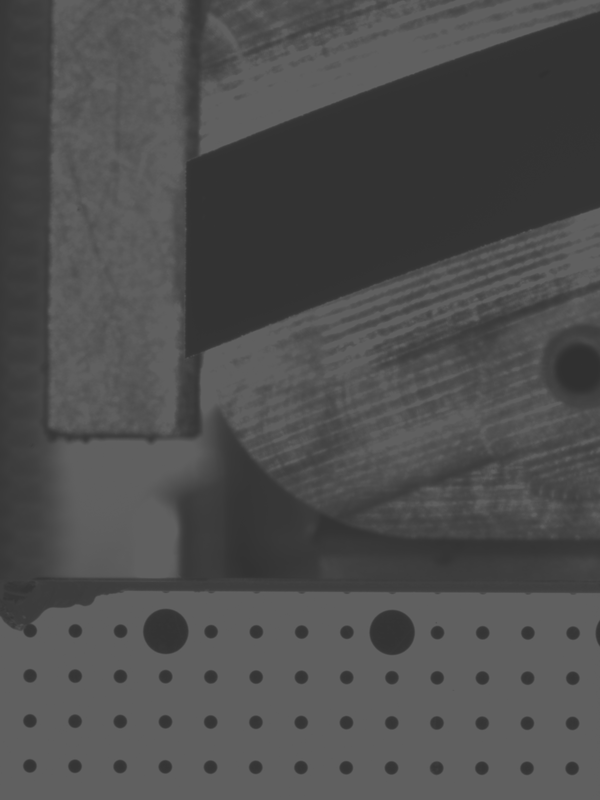
#> input picture Backend/342165_20161020-205235_L.tif, 600 x 800 px
$ python diff_images_V2.py
#> lines starting #> are read from the running program, lines starting #| are printed output that depends on the picture
# -*- coding: utf-8 -*-
"""
Created on Sat Feb  9 14:30:02 2019

@author: David & Jasper
"""

import matplotlib.pyplot as plt
import matplotlib.image as mpimg
import numpy as np

left_pre=mpimg.imread('342165_20161020-205235_L.tif').astype(float)
#> left_pre: shape (800, 600) float64; min 12372, max 25046, mean 20096.8
left_pre= np.divide(left_pre, np.max(left_pre))
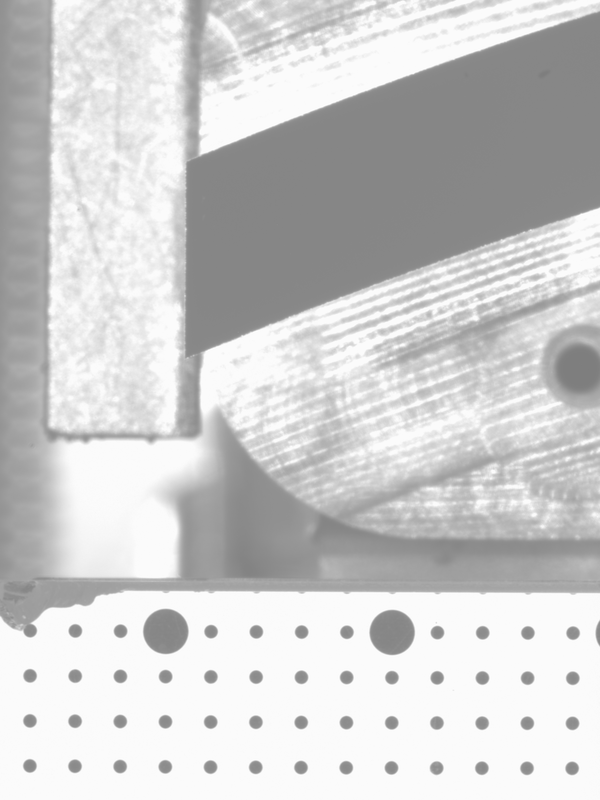
#> left_pre: shape (800, 600) float64; min 0.494, max 1, mean 0.802

left_post=mpimg.imread('342165_20161020-205603_L.tif').astype(float)
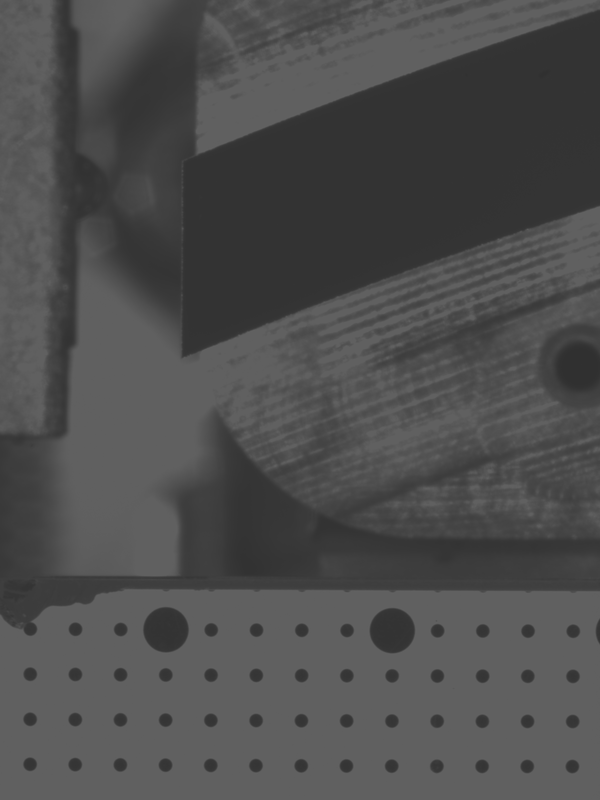
#> input picture Backend/342165_20161020-205603_L.tif, 600 x 800 px
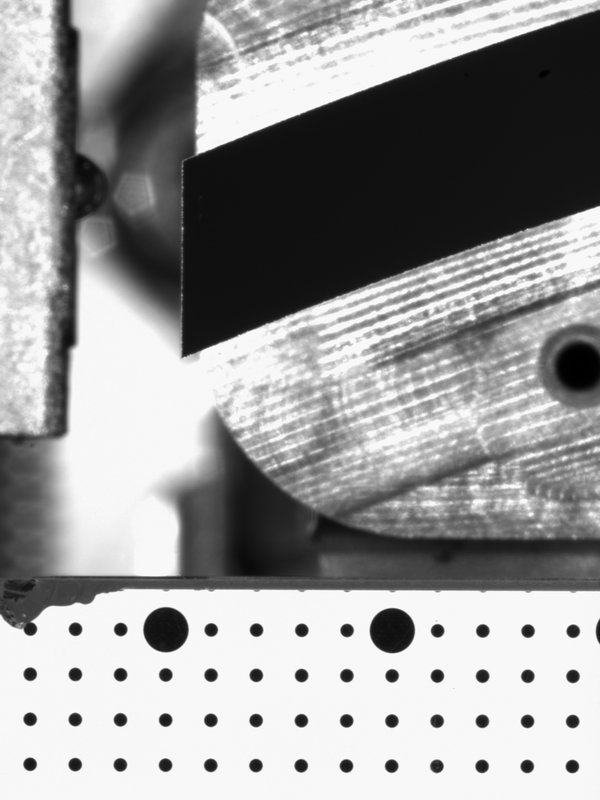
#> left_post: shape (800, 600) float64; min 12360, max 25018, mean 19985.8; drawn with min black and max white
left_post= np.divide(left_post, np.max(left_post))
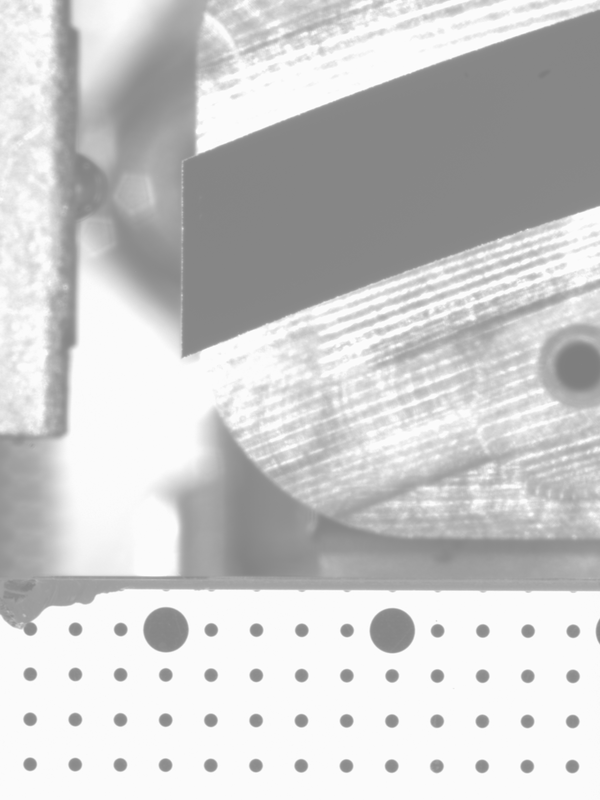
#> left_post: shape (800, 600) float64; min 0.494, max 1, mean 0.799

plt.figure(1)
imgplot = plt.imshow(left_pre-left_post, cmap="gray")

y_s = 650 #start coordinate pixel
x_s = 300  #start coordinate pixel
area = 100 #area of subwindow
move = 50 #itterations to move the grid an substract
# carfull dont move area to the sides of the picture
dist = np.empty([move,move])

# [10 lines of commented-out code are left out]
sub_pre = np.copy(left_pre[y_s:y_s+area,x_s:x_s+area])
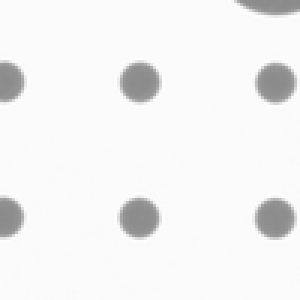
#> sub_pre: shape (100, 100) float64 (shown 3 times larger); min 0.542, max 0.996, mean 0.952


for yi in range(0,move):
    for xi in range(0,move):
        dist[yi,xi]=np.sum(np.abs(sub_pre-left_post[y_s+yi:y_s+area+yi, x_s+xi:x_s+area+xi]))
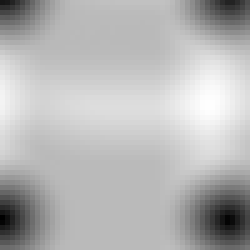
#> dist: shape (50, 50) float64 (shown 5 times larger); min 70.7, max 770, mean 569.7; drawn with min black and max white

plt.figure(2)
imgplot = plt.imshow(dist, cmap = "gray")
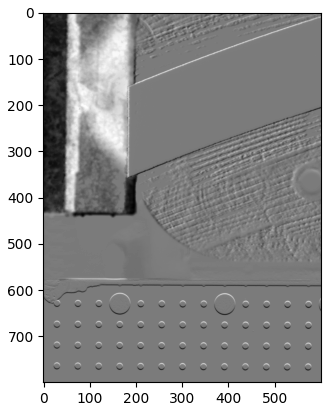
#> figure drawn by matplotlib, 1 panel
